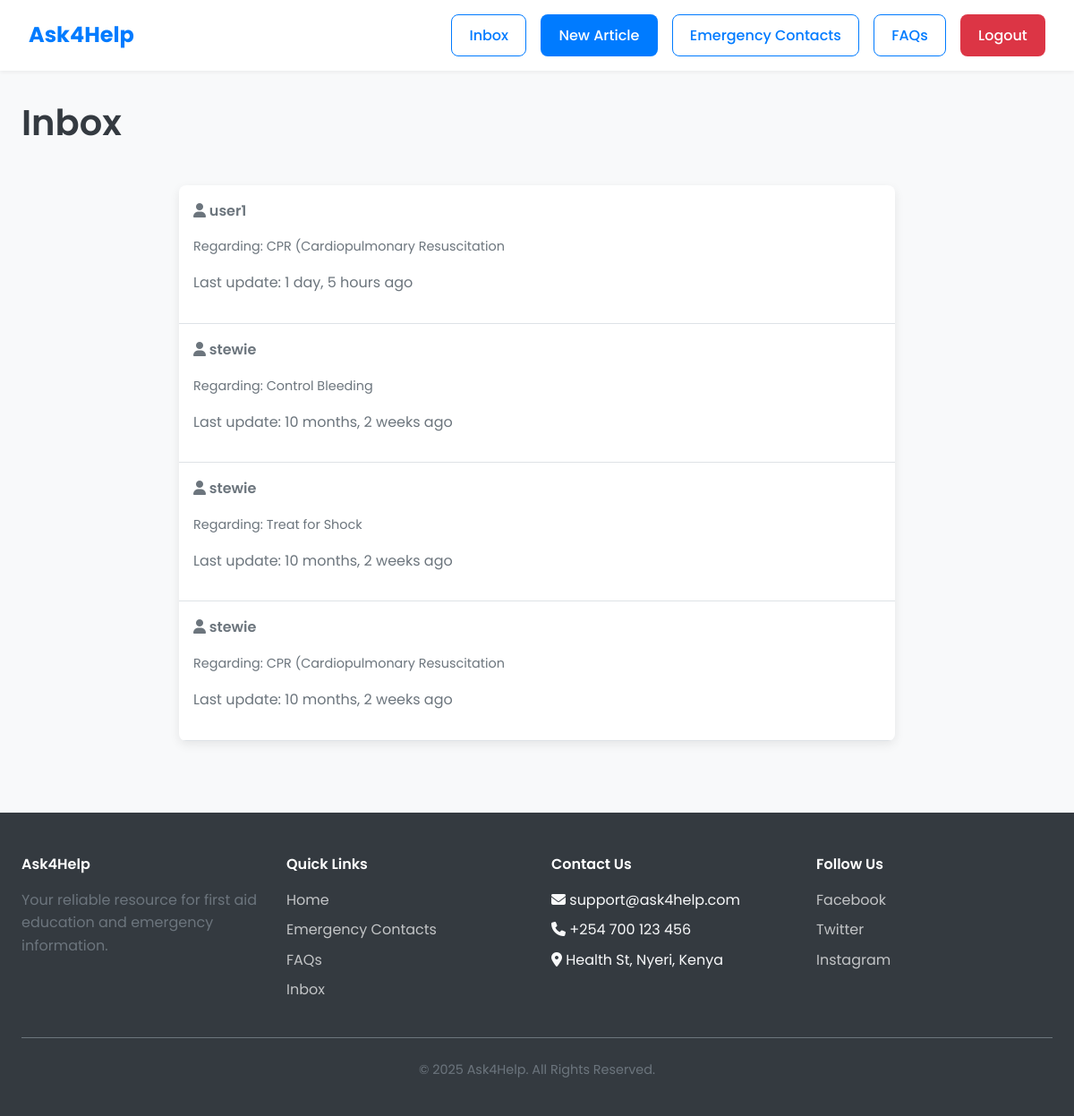
Screenshot of /inbox/ (signed in) with the database file from the repository.
### conversation/models.py (models this page shows)
class Conversation(models.Model):
    article = models.ForeignKey(Article, related_name='conversation', on_delete=models.CASCADE)
    members = models.ManyToManyField(User, related_name='conversations')
    created_at = models.DateTimeField(auto_now_add=True)
    modified_at = models.DateTimeField(auto_now=True)
    class Meta:
        ordering = ('-modified_at',)

### education/models.py (models this page shows, shortened)
class Article(models.Model):
    title = models.CharField(max_length=200)
    content = models.TextField()
    author = models.ForeignKey(User, on_delete=models.CASCADE)
    created_at = models.DateTimeField(auto_now_add=True)
    category = models.CharField(max_length=100, choices=[
        ('first_aid', 'First Aid'),
        ('cpr', 'CPR'),
        ('bleeding', 'Bleeding Control'),
        ('other', 'Other Medical Procedures'),
    ], default='other')
    related_contacts = models.ManyToManyField(EmergencyContact, blank=True, related_name='related_articles')

### conversation/views.py (the view)
# urls.py: path('', views.inbox, name='inbox'),
@login_required
def inbox(request):
    conversations = Conversation.objects.filter(members__in=[request.user.id])
    return render(request, 'conversation/inbox.html', {
        'conversations': conversations,
    })

### conversation/templates/conversation/inbox.html (shortened to what this page needs)
{% extends 'education/base.html' %}
{% block content %}
<div class="page-header">
    <h1>Inbox</h1>
</div>
<div class="inbox-panel" style="max-width: 800px; margin: auto;">
    {% for conversation in conversations %}
        <a href="{% url 'conversation:detail' conversation.id %}" class="conversation-link">
            {% for member in conversation.members.all %}
                {% if member != request.user %}
                    <p class="conversation-member">
                        <i class="fas fa-user"></i> {{ member.username }}
                    </p>
                    <p class="conversation-snippet">
                        Regarding: {{ conversation.article.title }}
                    </p>
                    <p class="meta-info">Last update: {{ conversation.modified_at|timesince }} ago</p>
                {% endif %}
            {% endfor %}
        </a>
    {% empty %}
        <p style="padding: 1.5rem; text-align: center;">Your inbox is empty.</p>
    {% endfor %}
</div>
{% endblock %}

### static/css/styles.css (style rules this page uses)
:root { --primary-color: #007BFF; --secondary-color: #17A2B8; --success-color: #28a745; --danger-color: #dc3545; --light-color: #f8f9fa; --dark-color: #343a40; --gray-color: #6c757d; --border-color: #dee2e6; --shadow: 0 4px 12px rgba(0, 0, 0, 0.08); --shadow-hover: 0 6px 16px rgba(0, 0, 0, 0.12); --border-radius: 8px; --font-family: 'Poppins', sans-serif; }
* { box-sizing: border-box; margin: 0; padding: 0; }
body { font-family: var(--font-family); background-color: var(--light-color); color: var(--dark-color); line-height: 1.6; }
h1, h2, h3, h4, h5, h6 { color: var(--dark-color); font-weight: 600; line-height: 1.3; margin-bottom: 0.75rem; }
h1 { font-size: 2.5rem; }
p { margin-bottom: 1rem; color: var(--gray-color); }
a { color: var(--primary-color); text-decoration: none; transition: color 0.3s ease; }
.inbox-panel { flex: 0 0 300px; background-color: #fff; border-radius: var(--border-radius); box-shadow: var(--shadow); overflow-y: auto; }
.conversation-link { display: block; padding: 1rem; border-bottom: 1px solid var(--border-color); transition: background-color 0.3s ease; }
.conversation-member { font-weight: 600; }
.conversation-snippet { font-size: 0.9rem; color: var(--gray-color); white-space: nowrap; overflow: hidden; text-overflow: ellipsis; }
.page-header { display: flex; justify-content: space-between; align-items: center; margin-bottom: 2rem; flex-wrap: wrap; gap: 1rem; }

### rows the page displays
Conversation: article "CPR (Cardiopulmonary Resuscitation", modified_at "1 day, 5 hours"
Conversation: article "Control Bleeding", modified_at "10 months, 2 weeks"
Conversation: article "Treat for Shock", modified_at "10 months, 2 weeks"
Conversation: article "CPR (Cardiopulmonary Resuscitation", modified_at "10 months, 2 weeks"

### other values shown
{{ member.username }} "user1"
{{ member.username }} "stewie"
